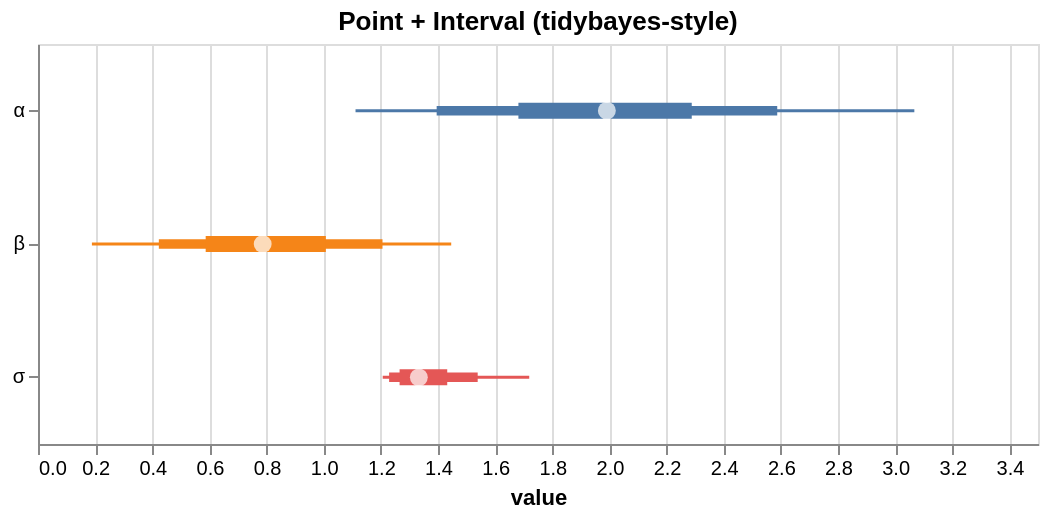

Vega-Lite specification stored for this chart:
### Vega-Lite specification from a JSON file in a GitHub repository (floating-point values rounded to 4 significant figures)
{"$schema": "https://vega.github.io/schema/vega-lite/v5.json", "height": 200, "layer": [{"encoding": {"x2": {"field": "hi_0_95_"}, "x": {"field": "lo_0_95_", "title": "value", "type": "quantitative"}, "color": {"field": "parameter", "type": "nominal", "legend": null}, "tooltip": [{"field": "__point__", "title": "value (estimate)", "type": "quantitative"}, {"field": "parameter", "type": "nominal"}, {"field": "lo_0_95_", "title": "95% lo", "type": "quantitative"}, {"field": "hi_0_95_", "title": "95% hi", "type": "quantitative"}], "y": {"axis": {"title": null}, "field": "parameter", "type": "nominal"}}, "params": [{"name": "grid", "bind": "scales", "select": {"encodings": ["x"], "type": "interval"}}], "mark": {"strokeWidth": 1.5, "type": "rule"}}, {"encoding": {"x2": {"field": "hi_0_8_"}, "x": {"field": "lo_0_8_", "title": "value", "type": "quantitative"}, "color": {"field": "parameter", "type": "nominal", "legend": null}, "tooltip": [{"field": "__point__", "title": "value (estimate)", "type": "quantitative"}, {"field": "parameter", "type": "nominal"}, {"field": "lo_0_95_", "title": "95% lo", "type": "quantitative"}, {"field": "hi_0_95_", "title": "95% hi", "type": "quantitative"}], "y": {"axis": {"title": null}, "field": "parameter", "type": "nominal"}}, "mark": {"strokeWidth": 4.75, "type": "rule"}}, {"encoding": {"x2": {"field": "hi_0_5_"}, "x": {"field": "lo_0_5_", "title": "value", "type": "quantitative"}, "color": {"field": "parameter", "type": "nominal", "legend": null}, "tooltip": [{"field": "__point__", "title": "value (estimate)", "type": "quantitative"}, {"field": "parameter", "type": "nominal"}, {"field": "lo_0_95_", "title": "95% lo", "type": "quantitative"}, {"field": "hi_0_95_", "title": "95% hi", "type": "quantitative"}], "y": {"axis": {"title": null}, "field": "parameter", "type": "nominal"}}, "mark": {"strokeWidth": 8.0, "type": "rule"}}, {"encoding": {"tooltip": [{"field": "__point__", "title": "value (estimate)", "type": "quantitative"}, {"field": "parameter", "type": "nominal"}, {"field": "lo_0_95_", "title": "95% lo", "type": "quantitative"}, {"field": "hi_0_95_", "title": "95% hi", "type": "quantitative"}], "x": {"field": "__point__", "type": "quantitative"}, "y": {"field": "parameter", "type": "nominal"}}, "mark": {"filled": true, "color": "white", "size": 80, "type": "point"}}], "data": {"values": [{"parameter": "α", "lo_0_95_": 1.111, "lo_0_8_": 1.395, "hi_0_8_": 2.587, "hi_0_5_": 2.288, "__point__": 1.991, "hi_0_95_": 3.067, "lo_0_5_": 1.681}, {"parameter": "β", "lo_0_95_": 0.1887, "lo_0_8_": 0.4229, "hi_0_8_": 1.206, "hi_0_5_": 1.007, "__point__": 0.7865, "hi_0_95_": 1.446, "lo_0_5_": 0.5869}, {"parameter": "σ", "lo_0_95_": 1.207, "lo_0_8_": 1.229, "hi_0_8_": 1.539, "hi_0_5_": 1.432, "__point__": 1.333, "hi_0_95_": 1.719, "lo_0_5_": 1.266}]}, "title": "Point + Interval (tidybayes-style)", "width": 500}
